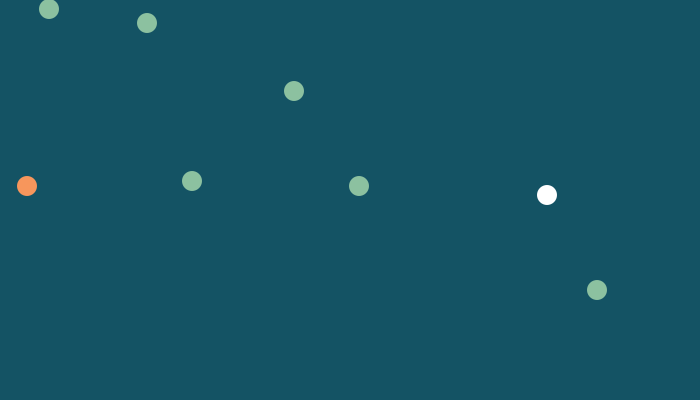
Frame 1 (no input)
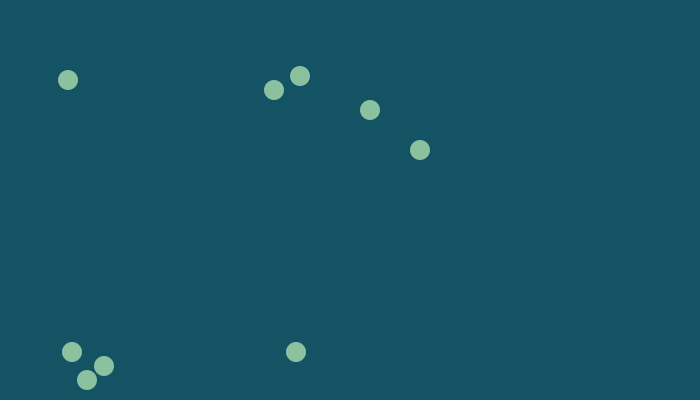
Frame 60 (the mouse pressed at the canvas centre just before this capture)
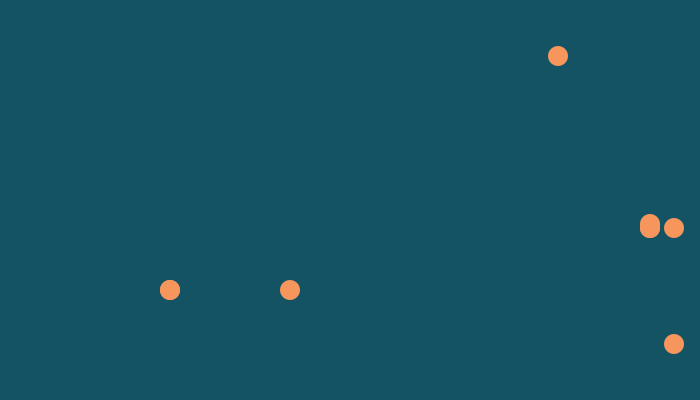
Frame 120 (the mouse held since frame 60 and released just before this capture)

The Processing sketch that drew these frames (run headless with seeded random() and noise(); from frame 60 on, the mouse is pressed at the canvas centre):

// Processing sketch: processing_186895
// ── processing_186895.pde

float circle_x = 550;
float circle_y= 200;
float circle_speed_x = -3;
float circle_speed_y = -5;

float circle_a = 200;
float circle_b = 500;
float circle_speed_a = -4;
float circle_speed_b = -7;

float circle_c = 300;
float circle_d = 100;
float circle_speed_c = -6;
float circle_speed_d = -9;

float circle_e = 600;
float circle_f = 300;
float circle_speed_e = -3;
float circle_speed_f = -10;

float circle_g = 200;
float circle_h = 190;
float circle_speed_g = -8;
float circle_speed_h = -9;

float circle_i =150;
float circle_j = 30;
float circle_speed_i = -3;
float circle_speed_j = -7;

float circle_k = 360;
float circle_l = 190;
float circle_speed_k = -1;
float circle_speed_l = -4;

float circle_m = 50;
float circle_n = 10;
float circle_speed_m = -1;
float circle_speed_n = -1;

float circle_o = 30;
float circle_p = 190;
float circle_speed_o = -3;
float circle_speed_p = -4;

void setup(){
  
  size(700,400);

}

void draw(){


background(20,83,100);

//+5 is the speed. 35 is faster, 2 is slower
noStroke();

circle_x = circle_x + circle_speed_x;
circle_y = circle_y + circle_speed_y;
ellipse(circle_x,circle_y,20,20);

//if the circle goes off screen 
//put the circle on screen
//if circle_y is negative

if(circle_y < 0 + 10){
  circle_speed_y = 5;
  fill(247,150,92);
}

if(circle_y > height - 10){
 circle_speed_y = -5 ;
 fill(240,83,81);
}
  
if(circle_x < 0 + 10){
 circle_speed_x = 6 ;
   fill(140,193,160);
}

if(circle_x > width - 10){
 circle_speed_x = -6; 
  fill(232,246,251);
}

circle_a = circle_a + circle_speed_a;
circle_b = circle_b + circle_speed_b;
ellipse(circle_a ,circle_b ,20,20);

if(circle_b < 0 + 10){
  circle_speed_b = 7;
    fill(232,246,251);

}

if(circle_b > height - 10){
 circle_speed_b = -7 ;
 fill(140,193,160);
}
  
if(circle_a < 0 + 10){
 circle_speed_a = 5 ;
   fill(240,83,81);
 
}

if(circle_a > width - 10){
 circle_speed_a = -5; 
   fill(247,150,92);

}

circle_e = circle_e + circle_speed_e;
circle_f = circle_f + circle_speed_f;
ellipse(circle_e ,circle_f ,20,20);

if(circle_f < 0 + 10){
  circle_speed_f = 5;
    fill(232,246,251);

}

if(circle_f > height - 10){
 circle_speed_f = -5 ;
 fill(140,193,160);
}
  
if(circle_e < 0 + 10){
 circle_speed_e = 10 ;
   fill(240,83,81);
 
}

if(circle_e > width - 10){
 circle_speed_e = -10; 
   fill(247,150,92);

}
circle_c = circle_c + circle_speed_c;
circle_d = circle_d + circle_speed_d;
ellipse(circle_c ,circle_d ,20,20);

if(circle_d < 0 + 10){
  circle_speed_d = 9;
    fill(232,246,251);

}

if(circle_d > height - 10){
 circle_speed_d = -9 ;
 fill(140,193,160);
}
  
if(circle_c < 0 + 10){
 circle_speed_c = 6 ;
   fill(240,83,81);
 
}

if(circle_c > width - 10){
 circle_speed_c = -6; 
   fill(247,150,92);

}

circle_g = circle_g + circle_speed_g;
circle_h = circle_h + circle_speed_h;
ellipse(circle_g ,circle_h ,20,20);

if(circle_h < 0 + 10){
  circle_speed_h = 9;
    fill(232,246,251);

}

if(circle_h > height - 10){
 circle_speed_h = -9 ;
 fill(140,193,160);
}
  
if(circle_g < 0 + 10){
 circle_speed_g = 8 ;
   fill(240,83,81);
 
}

if(circle_g > width - 10){
 circle_speed_g = -8; 
   fill(247,150,92);

}
circle_i = circle_i + circle_speed_i;
circle_j = circle_j + circle_speed_j;
ellipse(circle_i ,circle_j ,20,20);

if(circle_j < 0 + 10){
  circle_speed_j = 7;
    fill(232,246,251);

}

if(circle_j > height - 10){
 circle_speed_j = -7 ;
 fill(140,193,160);
}
  
if(circle_i < 0 + 10){
 circle_speed_i = 6 ;
   fill(240,83,81);
 
}

if(circle_i > width - 10){
 circle_speed_i = -6; 
   fill(247,150,92);

}

circle_k = circle_k + circle_speed_k;
circle_l = circle_l + circle_speed_l;
ellipse(circle_k,circle_l,20,20);

//if the circle goes off screen 
//put the circle on screen
//if circle_y is negative

if(circle_l < 0 + 10){
  circle_speed_l = 5;
  fill(247,150,92);
}

if(circle_l > height - 10){
 circle_speed_l = -5 ;
 fill(240,83,81);
}
  
if(circle_k < 0 + 10){
 circle_speed_k = 7 ;
   fill(140,193,160);
}

if(circle_k > width - 10){
 circle_speed_k = -7; 
  fill(232,246,251);
}

circle_m = circle_m + circle_speed_m;
circle_n = circle_n + circle_speed_n;
ellipse(circle_m,circle_n,20,20);

//if the circle goes off screen 
//put the circle on screen
//if circle_y is negative

if(circle_n < 0 + 10){
  circle_speed_n = 7;
  fill(247,150,92);
}

if(circle_n > height - 10){
 circle_speed_n = -7 ;
 fill(240,83,81);
}
  
if(circle_m < 0 + 10){
 circle_speed_m = 5 ;
   fill(140,193,160);
}

if(circle_m > width - 10){
 circle_speed_m = -5; 
  fill(232,246,251);
}

circle_o = circle_o + circle_speed_o;
circle_p = circle_p + circle_speed_p;
ellipse(circle_o,circle_p,20,20);

//if the circle goes off screen 
//put the circle on screen
//if circle_y is negative

if(circle_p < 0 + 10){
  circle_speed_p = 6;
  fill(247,150,92);
}

if(circle_p > height - 10){
 circle_speed_p = -6 ;
 fill(240,83,81);
}
  
if(circle_o < 0 + 10){
 circle_speed_o = 5 ;
   fill(140,193,160);
}

if(circle_o > width - 10){
 circle_speed_o = -5; 
  fill(232,246,251);
}


}

void mousePressed(){
  
  //if the mouse is pressed
  //make the circle come back onto the screen
  
circle_x = mouseX;
circle_y= mouseY;

circle_a = mouseX;
circle_b= mouseY;
circle_c = mouseX;
circle_d= mouseY;
circle_e = mouseX;
circle_f= mouseY;
circle_g = mouseX;
circle_h= mouseY;
circle_i = mouseX;
circle_j= mouseY;
circle_k = mouseX;
circle_l= mouseY;
circle_m = mouseX;
circle_n= mouseY;
circle_o = mouseX;
circle_p= mouseY;

//circle_a = mouseX + 20;
//circle_b= mouseY - 30;

//circle_c = mouseX - 120;
//circle_d= mouseY + 30;

//circle_e = mouseX + 120;
//circle_f= mouseY + 70;
}
